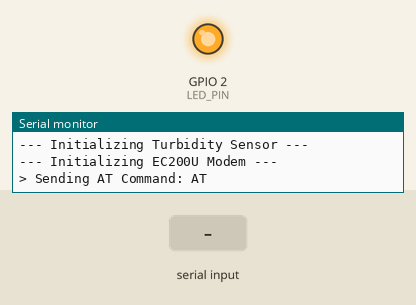
Recording of a sketch running on a simulated ESP32-S3. Shown: output pins drawn as LEDs (lit = HIGH), the last lines printed to the serial monitor. Inputs (shaded band) come from the test bench. The modem accepts every AT command (registered, SIM ready, sends succeed) and sends nothing else.

Above: at 0.8 s.
0.9 s: "ERROR" received over the second serial link
3.5 s: "AT+" received over the second serial link
5.5 s: "1" received over the second serial link
At 58.2 s:
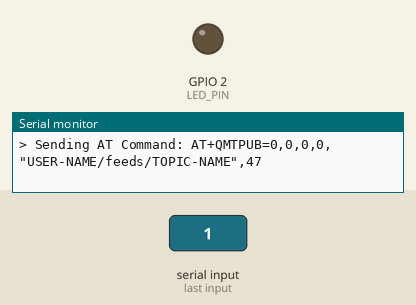
Timing chart, 0 to 58.5 s (numbered marks = the images above; inputs shaded):
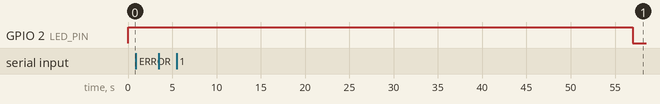

The sketch:

EC200U-ESP32-S3-TURBIDITY.ino
```cpp
#include <ArduinoJson.h>
#include <HardwareSerial.h>
#define RXD1 12
#define TXD1 13
#define MODEM_BAUDRATE 115200
HardwareSerial SerialAT(1);
const int TURBIDITY_ANALOG_PIN = 7;
#define LED_PIN 2

const char apn[] = "airtelgprs.com";
const char user[] = "";
const char pass[] = "";

const char mqttServer[] = "io.adafruit.com";
const int mqttPort = 1883;
const char mqttUser[] = "USER-NAME";
const char mqttPassword[] = "AIO-KEY";
const char mqttPublishTopic[] = "USER-NAME/feeds/TOPIC-NAME";

unsigned long lastPublishTime = 0;
const unsigned long publishInterval = 5000;

String sendATCommand(const String &command, unsigned long timeout) {
  String response = "";
  while (SerialAT.available()) {
    SerialAT.read();
  }

  SerialAT.println(command);
  Serial.print("\n> Sending AT Command: ");
  Serial.println(command);

  unsigned long startTime = millis();
  while (millis() - startTime < timeout) {
    while (SerialAT.available()) {
      char c = (char)SerialAT.read();
      response += c;
    }
  }
  response.trim();

  Serial.print("< Modem Response: ");
  Serial.println(response);
  if (response.indexOf("ERROR") != -1) {
    Serial.println("!!! ERROR detected in response for command: " + command);
  } else if (response.indexOf("OK") == -1 && command.startsWith("AT+")) {
    Serial.println("!!! 'OK' not found in response for command: " + command);
  }
  return response;
}

void modem_init() {
  Serial.println("\n--- Initializing EC200U Modem ---");
  sendATCommand("AT", 2000);
  sendATCommand("ATE0", 2000);
  sendATCommand("AT+CPIN?", 2000);
  sendATCommand("AT+CSQ", 2000);
  sendATCommand("AT+CREG?", 2000);

  Serial.println("\nSetting APN and activating PDP context...");
  sendATCommand(String("AT+QICSGP=1,1,\"") + apn + "\",\"" + user + "\",\"" + pass + "\"", 5000);
  sendATCommand("AT+QIACT=1", 15000);
  sendATCommand("AT+CGATT?", 2000);

  Serial.println("\n--- Initializing MQTT Connection ---");
  sendATCommand("AT+QMTDISC=0", 5000);
  sendATCommand("AT+QMTOPEN=0,\"" + String(mqttServer) + "\"," + String(mqttPort), 10000);
  sendATCommand("AT+QMTCONN=0,\"ESP32-Turbidity-Client\",\"" + String(mqttUser) + "\",\"" + mqttPassword + "\"", 10000);
  Serial.println("\nModem and MQTT setup completed.");
}

void setup() {
  Serial.begin(115200);
  while (!Serial);
  SerialAT.begin(MODEM_BAUDRATE, SERIAL_8N1, RXD1, TXD1);
  Serial.println("\n--- Initializing Turbidity Sensor ---");
  pinMode(LED_PIN, OUTPUT);
  digitalWrite(LED_PIN, HIGH);
  modem_init();
  digitalWrite(LED_PIN, LOW);
  Serial.println("\n--- Turbidity Sensor & Communication Setup Completed ---");
}

void loop() {
  unsigned long currentMillis = millis();
  if (currentMillis - lastPublishTime >= publishInterval) {
    publishData();
    lastPublishTime = currentMillis;
  }
  delay(10);
}
void publishData() {
  Serial.println("\n--- Reading Turbidity Sensor Data ---");
  int rawAnalogValue = analogRead(TURBIDITY_ANALOG_PIN);
  float turbidityNTU = map(rawAnalogValue, 0, 4095, 0, 1000);
  Serial.print("Turbidity Raw: "); Serial.print(rawAnalogValue);
  Serial.print(" | Turbidity (NTU): "); Serial.println(turbidityNTU);
  const size_t capacity = JSON_OBJECT_SIZE(2);
  DynamicJsonDocument doc(capacity);
  doc["turbidity_raw"] = rawAnalogValue;
  doc["turbidity_ntu"] = String(turbidityNTU, 2);

  String payload;
  serializeJson(doc, payload);
  Serial.print("\n--- Publishing Data to MQTT: ");
  Serial.println(payload);
  String pubCommand = String("AT+QMTPUB=0,0,0,0,\"" + String(mqttPublishTopic) + "\"," + String(payload.length()));
  sendATCommand(pubCommand, 2000);

  SerialAT.print(payload);
  SerialAT.write(0x1A);
  delay(1000);

  String responseAfterPayload = sendATCommand("", 2000);
  if (responseAfterPayload.indexOf("OK") != -1) {
    Serial.println("MQTT Publish successful!");
  } else {
    Serial.println("MQTT Publish failed or no OK response after payload.");
  }
}
```
